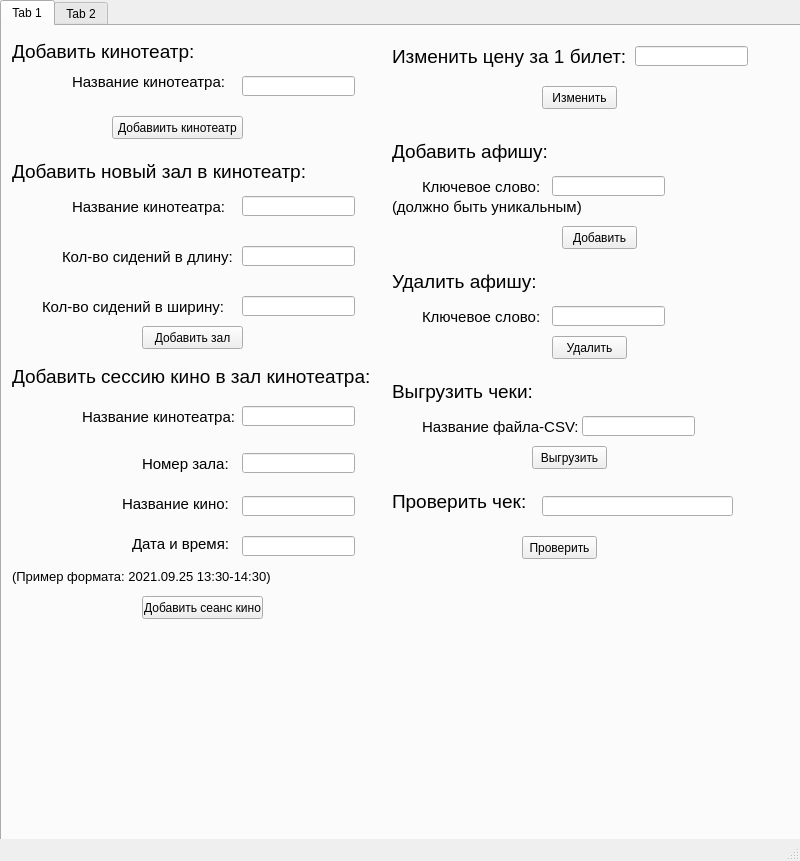
<?xml version="1.0" encoding="UTF-8"?>
<ui version="4.0">
 <class>MainWindow</class>
 <widget class="QMainWindow" name="MainWindow">
  <property name="geometry">
   <rect>
    <x>0</x>
    <y>0</y>
    <width>800</width>
    <height>861</height>
   </rect>
  </property>
  <property name="windowTitle">
   <string>MainWindow</string>
  </property>
  <widget class="QWidget" name="centralwidget">
   <widget class="QTabWidget" name="tabWidget">
    <property name="geometry">
     <rect>
      <x>0</x>
      <y>0</y>
      <width>801</width>
      <height>851</height>
     </rect>
    </property>
    <widget class="QWidget" name="tab">
     <attribute name="title">
      <string>Tab 1</string>
     </attribute>
     <widget class="QLabel" name="label">
      <property name="geometry">
       <rect>
        <x>10</x>
        <y>0</y>
        <width>221</width>
        <height>51</height>
       </rect>
      </property>
      <property name="font">
       <font>
        <pointsize>14</pointsize>
       </font>
      </property>
      <property name="text">
       <string>Добавить кинотеатр:</string>
      </property>
     </widget>
     <widget class="QLabel" name="label_2">
      <property name="geometry">
       <rect>
        <x>70</x>
        <y>40</y>
        <width>161</width>
        <height>31</height>
       </rect>
      </property>
      <property name="font">
       <font>
        <pointsize>11</pointsize>
       </font>
      </property>
      <property name="text">
       <string>Название кинотеатра:</string>
      </property>
     </widget>
     <widget class="QLineEdit" name="title_new_cinema">
      <property name="geometry">
       <rect>
        <x>240</x>
        <y>50</y>
        <width>113</width>
        <height>20</height>
       </rect>
      </property>
     </widget>
     <widget class="QLabel" name="label_3">
      <property name="geometry">
       <rect>
        <x>10</x>
        <y>130</y>
        <width>321</width>
        <height>31</height>
       </rect>
      </property>
      <property name="font">
       <font>
        <pointsize>14</pointsize>
       </font>
      </property>
      <property name="text">
       <string>Добавить новый зал в кинотеатр:</string>
      </property>
     </widget>
     <widget class="QLabel" name="label_4">
      <property name="geometry">
       <rect>
        <x>70</x>
        <y>170</y>
        <width>171</width>
        <height>21</height>
       </rect>
      </property>
      <property name="font">
       <font>
        <pointsize>11</pointsize>
       </font>
      </property>
      <property name="text">
       <string>Название кинотеатра:</string>
      </property>
     </widget>
     <widget class="QLineEdit" name="name_cinema_hall">
      <property name="geometry">
       <rect>
        <x>240</x>
        <y>170</y>
        <width>113</width>
        <height>20</height>
       </rect>
      </property>
     </widget>
     <widget class="QLabel" name="label_5">
      <property name="geometry">
       <rect>
        <x>60</x>
        <y>220</y>
        <width>181</width>
        <height>21</height>
       </rect>
      </property>
      <property name="font">
       <font>
        <pointsize>11</pointsize>
       </font>
      </property>
      <property name="text">
       <string>Кол-во сидений в длину:</string>
      </property>
     </widget>
     <widget class="QLineEdit" name="length_hall">
      <property name="geometry">
       <rect>
        <x>240</x>
        <y>220</y>
        <width>113</width>
        <height>20</height>
       </rect>
      </property>
     </widget>
     <widget class="QLabel" name="label_6">
      <property name="geometry">
       <rect>
        <x>40</x>
        <y>270</y>
        <width>191</width>
        <height>21</height>
       </rect>
      </property>
      <property name="font">
       <font>
        <pointsize>11</pointsize>
       </font>
      </property>
      <property name="text">
       <string>Кол-во сидений в ширину:</string>
      </property>
     </widget>
     <widget class="QLineEdit" name="width_hall">
      <property name="geometry">
       <rect>
        <x>240</x>
        <y>270</y>
        <width>113</width>
        <height>20</height>
       </rect>
      </property>
     </widget>
     <widget class="QLabel" name="label_7">
      <property name="geometry">
       <rect>
        <x>10</x>
        <y>330</y>
        <width>381</width>
        <height>41</height>
       </rect>
      </property>
      <property name="font">
       <font>
        <pointsize>14</pointsize>
       </font>
      </property>
      <property name="text">
       <string>Добавить сессию кино в зал кинотеатра:</string>
      </property>
     </widget>
     <widget class="QLabel" name="label_8">
      <property name="geometry">
       <rect>
        <x>80</x>
        <y>380</y>
        <width>161</width>
        <height>21</height>
       </rect>
      </property>
      <property name="font">
       <font>
        <pointsize>11</pointsize>
       </font>
      </property>
      <property name="text">
       <string>Название кинотеатра:</string>
      </property>
     </widget>
     <widget class="QLabel" name="label_9">
      <property name="geometry">
       <rect>
        <x>140</x>
        <y>430</y>
        <width>101</width>
        <height>16</height>
       </rect>
      </property>
      <property name="font">
       <font>
        <pointsize>11</pointsize>
       </font>
      </property>
      <property name="text">
       <string>Номер зала:</string>
      </property>
     </widget>
     <widget class="QLabel" name="label_10">
      <property name="geometry">
       <rect>
        <x>120</x>
        <y>470</y>
        <width>121</width>
        <height>16</height>
       </rect>
      </property>
      <property name="font">
       <font>
        <pointsize>11</pointsize>
       </font>
      </property>
      <property name="text">
       <string>Название кино:</string>
      </property>
     </widget>
     <widget class="QLabel" name="label_11">
      <property name="geometry">
       <rect>
        <x>130</x>
        <y>510</y>
        <width>111</width>
        <height>16</height>
       </rect>
      </property>
      <property name="font">
       <font>
        <pointsize>11</pointsize>
       </font>
      </property>
      <property name="text">
       <string>Дата и время:</string>
      </property>
     </widget>
     <widget class="QLineEdit" name="time_session">
      <property name="geometry">
       <rect>
        <x>240</x>
        <y>510</y>
        <width>113</width>
        <height>20</height>
       </rect>
      </property>
     </widget>
     <widget class="QLineEdit" name="title_session">
      <property name="geometry">
       <rect>
        <x>240</x>
        <y>470</y>
        <width>113</width>
        <height>20</height>
       </rect>
      </property>
     </widget>
     <widget class="QLineEdit" name="number_hall_session">
      <property name="geometry">
       <rect>
        <x>240</x>
        <y>427</y>
        <width>113</width>
        <height>20</height>
       </rect>
      </property>
     </widget>
     <widget class="QLineEdit" name="title_cinema_session">
      <property name="geometry">
       <rect>
        <x>240</x>
        <y>380</y>
        <width>113</width>
        <height>20</height>
       </rect>
      </property>
     </widget>
     <widget class="QPushButton" name="add_hall">
      <property name="geometry">
       <rect>
        <x>140</x>
        <y>300</y>
        <width>101</width>
        <height>23</height>
       </rect>
      </property>
      <property name="text">
       <string>Добавить зал</string>
      </property>
     </widget>
     <widget class="QPushButton" name="add_cinema">
      <property name="geometry">
       <rect>
        <x>110</x>
        <y>90</y>
        <width>131</width>
        <height>23</height>
       </rect>
      </property>
      <property name="text">
       <string>Добавиить кинотеатр</string>
      </property>
     </widget>
     <widget class="QPushButton" name="add_session">
      <property name="geometry">
       <rect>
        <x>140</x>
        <y>570</y>
        <width>121</width>
        <height>23</height>
       </rect>
      </property>
      <property name="text">
       <string>Добавить сеанс кино</string>
      </property>
     </widget>
     <widget class="QLabel" name="label_12">
      <property name="geometry">
       <rect>
        <x>10</x>
        <y>540</y>
        <width>261</width>
        <height>21</height>
       </rect>
      </property>
      <property name="font">
       <font>
        <pointsize>10</pointsize>
       </font>
      </property>
      <property name="text">
       <string>(Пример формата: 2021.09.25 13:30-14:30)</string>
      </property>
     </widget>
     <widget class="QLabel" name="label_13">
      <property name="geometry">
       <rect>
        <x>390</x>
        <y>10</y>
        <width>251</width>
        <height>41</height>
       </rect>
      </property>
      <property name="font">
       <font>
        <pointsize>14</pointsize>
       </font>
      </property>
      <property name="text">
       <string>Изменить цену за 1 билет:</string>
      </property>
     </widget>
     <widget class="QLineEdit" name="new_price">
      <property name="geometry">
       <rect>
        <x>633</x>
        <y>20</y>
        <width>113</width>
        <height>20</height>
       </rect>
      </property>
     </widget>
     <widget class="QPushButton" name="new_price_btn">
      <property name="geometry">
       <rect>
        <x>540</x>
        <y>60</y>
        <width>75</width>
        <height>23</height>
       </rect>
      </property>
      <property name="text">
       <string>Изменить</string>
      </property>
     </widget>
     <widget class="QLabel" name="label_14">
      <property name="geometry">
       <rect>
        <x>390</x>
        <y>110</y>
        <width>161</width>
        <height>31</height>
       </rect>
      </property>
      <property name="font">
       <font>
        <pointsize>14</pointsize>
       </font>
      </property>
      <property name="text">
       <string>Добавить афишу:</string>
      </property>
     </widget>
     <widget class="QPushButton" name="add_playbill">
      <property name="geometry">
       <rect>
        <x>560</x>
        <y>200</y>
        <width>75</width>
        <height>23</height>
       </rect>
      </property>
      <property name="text">
       <string>Добавить</string>
      </property>
     </widget>
     <widget class="QLabel" name="label_15">
      <property name="geometry">
       <rect>
        <x>420</x>
        <y>150</y>
        <width>141</width>
        <height>21</height>
       </rect>
      </property>
      <property name="font">
       <font>
        <pointsize>11</pointsize>
       </font>
      </property>
      <property name="text">
       <string>Ключевое слово:</string>
      </property>
     </widget>
     <widget class="QLabel" name="label_16">
      <property name="geometry">
       <rect>
        <x>390</x>
        <y>170</y>
        <width>211</width>
        <height>21</height>
       </rect>
      </property>
      <property name="font">
       <font>
        <pointsize>11</pointsize>
       </font>
      </property>
      <property name="text">
       <string>(должно быть уникальным)</string>
      </property>
     </widget>
     <widget class="QLineEdit" name="key_word">
      <property name="geometry">
       <rect>
        <x>550</x>
        <y>150</y>
        <width>113</width>
        <height>20</height>
       </rect>
      </property>
     </widget>
     <widget class="QLineEdit" name="key_word_del">
      <property name="geometry">
       <rect>
        <x>550</x>
        <y>280</y>
        <width>113</width>
        <height>20</height>
       </rect>
      </property>
     </widget>
     <widget class="QLabel" name="label_17">
      <property name="geometry">
       <rect>
        <x>420</x>
        <y>280</y>
        <width>141</width>
        <height>21</height>
       </rect>
      </property>
      <property name="font">
       <font>
        <pointsize>11</pointsize>
       </font>
      </property>
      <property name="text">
       <string>Ключевое слово:</string>
      </property>
     </widget>
     <widget class="QPushButton" name="del_playbill">
      <property name="geometry">
       <rect>
        <x>550</x>
        <y>310</y>
        <width>75</width>
        <height>23</height>
       </rect>
      </property>
      <property name="text">
       <string>Удалить</string>
      </property>
     </widget>
     <widget class="QLabel" name="label_19">
      <property name="geometry">
       <rect>
        <x>390</x>
        <y>240</y>
        <width>161</width>
        <height>31</height>
       </rect>
      </property>
      <property name="font">
       <font>
        <pointsize>14</pointsize>
       </font>
      </property>
      <property name="text">
       <string>Удалить афишу:</string>
      </property>
     </widget>
     <widget class="QLabel" name="label_20">
      <property name="geometry">
       <rect>
        <x>390</x>
        <y>350</y>
        <width>161</width>
        <height>31</height>
       </rect>
      </property>
      <property name="font">
       <font>
        <pointsize>14</pointsize>
       </font>
      </property>
      <property name="text">
       <string>Выгрузить чеки:</string>
      </property>
     </widget>
     <widget class="QPushButton" name="upload_btn">
      <property name="geometry">
       <rect>
        <x>530</x>
        <y>420</y>
        <width>75</width>
        <height>23</height>
       </rect>
      </property>
      <property name="text">
       <string>Выгрузить</string>
      </property>
     </widget>
     <widget class="QLabel" name="label_18">
      <property name="geometry">
       <rect>
        <x>420</x>
        <y>390</y>
        <width>171</width>
        <height>21</height>
       </rect>
      </property>
      <property name="font">
       <font>
        <pointsize>11</pointsize>
       </font>
      </property>
      <property name="text">
       <string>Название файла-CSV:</string>
      </property>
     </widget>
     <widget class="QLineEdit" name="csv_title">
      <property name="geometry">
       <rect>
        <x>580</x>
        <y>390</y>
        <width>113</width>
        <height>20</height>
       </rect>
      </property>
     </widget>
     <widget class="QLabel" name="label_21">
      <property name="geometry">
       <rect>
        <x>390</x>
        <y>460</y>
        <width>161</width>
        <height>31</height>
       </rect>
      </property>
      <property name="font">
       <font>
        <pointsize>14</pointsize>
       </font>
      </property>
      <property name="text">
       <string>Проверить чек:</string>
      </property>
     </widget>
     <widget class="QLineEdit" name="check">
      <property name="geometry">
       <rect>
        <x>540</x>
        <y>470</y>
        <width>191</width>
        <height>20</height>
       </rect>
      </property>
     </widget>
     <widget class="QPushButton" name="check_btn">
      <property name="geometry">
       <rect>
        <x>520</x>
        <y>510</y>
        <width>75</width>
        <height>23</height>
       </rect>
      </property>
      <property name="text">
       <string>Проверить</string>
      </property>
     </widget>
    </widget>
    <widget class="QWidget" name="tab_2">
     <attribute name="title">
      <string>Tab 2</string>
     </attribute>
    </widget>
   </widget>
  </widget>
  <widget class="QStatusBar" name="statusbar"/>
 </widget>
 <resources/>
 <connections/>
</ui>
